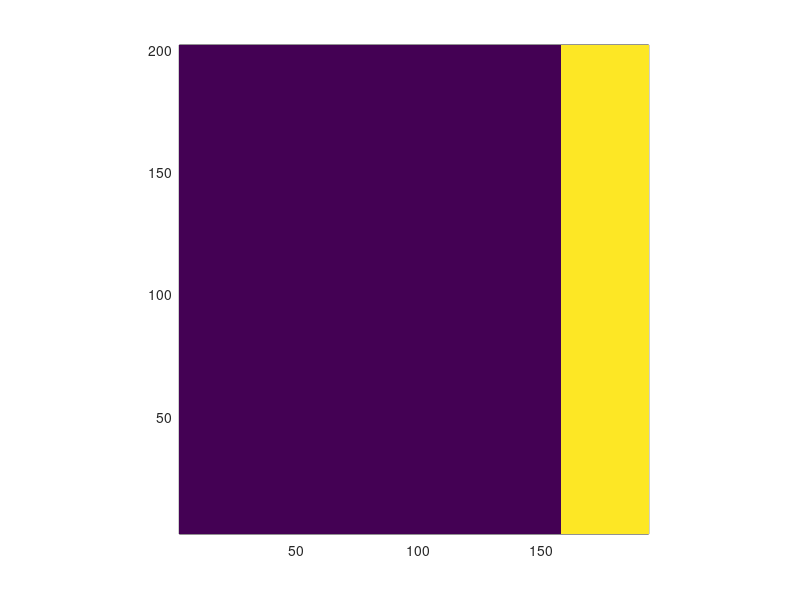

This chart was generated by the following MATLAB code: (Note: this script raises an error after producing the figure.)
function grid_prams = get_grid(grid_prams,OPT)
%% get_grid.m
%% Author: Timothy Williams
%% Date:   20140826, 03:08:57 CEST

do_test  = 0;
if nargin==0
   do_test  = 1;
   OPT      = 1;
   %%
   x0 = 0.0;
   y0 = 0.0;
   ii = 49;
   jj = 51;
   dx = 4e3;%m
   dy = 4e3;%m
   %%
   grid_prams  = struct('x0',x0,'y0',y0,...
                        'nx',ii,'ny',jj,...
                        'dx',dx,'dy',dy);
end
x0 = grid_prams.x0;
y0 = grid_prams.y0;
ii = grid_prams.nx;
jj = grid_prams.ny;
dx = grid_prams.dx;
dy = grid_prams.dy;

%% centres of grid cells
xx = x0-.5*dx+dx*(1:ii)';
yy = y0-.5*dy+dy*(1:jj)';
xmax  = max(xx);
ymax  = max(yy);
xm = .5*(xmax+.5*dx-x0);
ym = .5*(ymax+.5*dy-y0);
%
[Y,X] = meshgrid(yy,xx);%%x~i,y~j
R     = sqrt(X.^2+Y.^2);
Theta = atan2(Y,X);
%%
scuy     = 0*X+dy;
scvx     = 0*X+dx;
scp2     = scuy.*scvx;%%cell area
LANDMASK = 0*X;

if OPT==1
   %% land on right
   x1             = x0+1.6*xm;
   j0             = find(X>x1);
   LANDMASK(j0)   = 1;
elseif OPT==2
   %% land in lower right corner
   x1             = x0+1.5*xm;
   y1             = y0+.5*ym;
   j0             = find((X>x1)&(Y<y1));
   LANDMASK(j0)   = 1;
elseif OPT==3
   %%make an island;
   %%(circle in lower right)
   x1             = x0+1.5*xm;   %%centre
   y1             = y0+.5*ym;    %%centre
   R0             = 30e3;        %%radius
   j0             = find( (X-x1).^2+(Y-y1).^2<R0^2 );
   %%
   LANDMASK(j0)   = 1;
elseif OPT==4
   %%land on upper,lower and rhs
   LANDMASK(:,end)   = 1;% upper
   LANDMASK(:,1)     = 1;% lower
   LANDMASK(end,:)   = 1;% rhs
end

grid_prams.X         = X;
grid_prams.Y         = Y;
grid_prams.LANDMASK  = LANDMASK;
grid_prams.scuy      = scuy;
grid_prams.scvx      = scvx;
grid_prams.scp2      = scp2;%%cell area
grid_prams.scp2i     = 1./scp2;   %%1/[cell area]

if do_test
   H  = pcolor(X/1e3,Y/1e3,LANDMASK);
   set(H,'EdgeColor', 'none');
   daspect([1 1 1]);
   %GEN_proc_fig('\ity, \rmkm','\itx, \rmkm');
   GEN_proc_fig('\itx, \rmkm','\ity, \rmkm');
   ttl   = title('Land mask');
   GEN_font(ttl);
   colorbar;
end
